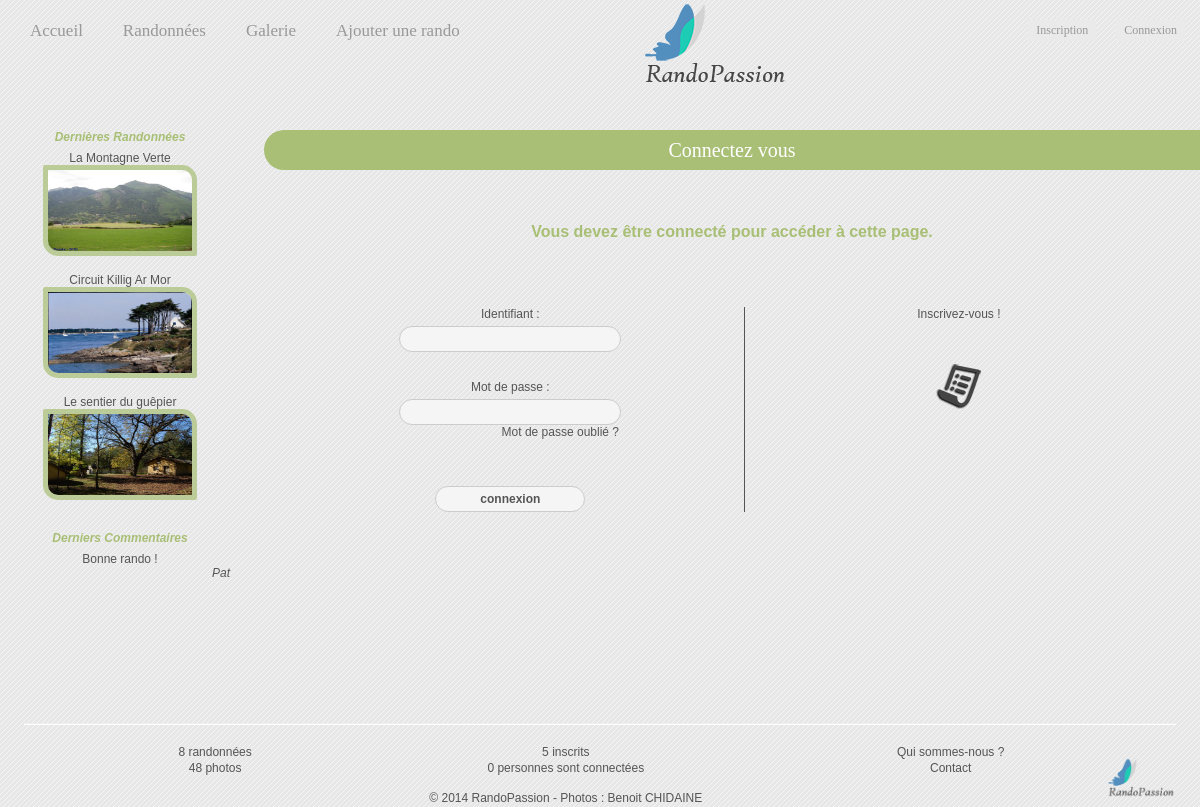
Page /index.php?page=connexion&page_pre=ajout_rando on the committed database.
### tables this page shows
CREATE TABLE IF NOT EXISTS `rando` (
	`code` int(10) NOT NULL AUTO_INCREMENT,
	`titre` varchar(150) NOT NULL,
	`longueur` float unsigned NOT NULL,
	`duree` time NOT NULL,
	`difficulte` int(1) NOT NULL,
	`descriptif` text NOT NULL,
	`note` int(1) DEFAULT NULL,
	`point_eau` tinyint(1) DEFAULT NULL,
	`denivele` int(4) DEFAULT NULL,
	`equipement` varchar(150) DEFAULT NULL,
	`date_insertion` datetime NOT NULL,
	`valide` tinyint(1) NOT NULL,
	`parcours` int(10) DEFAULT NULL,
	`departement` varchar(2) DEFAULT NULL,
	`photo_principale` int(10) NOT NULL,
	`auteur` varchar(30) NOT NULL,
	`galerie` int(10) DEFAULT NULL,
	PRIMARY KEY (`code`),
	FOREIGN KEY (`parcours`) REFERENCES `parcours`(`id`),
	FOREIGN KEY (`departement`) REFERENCES `departements`(`num_departement`),
	FOREIGN KEY (`photo_principale`) REFERENCES `photo`(`numero`),
	FOREIGN KEY (`auteur`) REFERENCES `membre`(`pseudo`),
	FOREIGN KEY (`galerie`) REFERENCES `galerie`(`numero`),
	CHECK (difficulte BETWEEN 0 and 5),
	CHECK (note BETWEEN 0 and 5)
);

CREATE TABLE IF NOT EXISTS `photo` (
	`numero` int(10) NOT NULL AUTO_INCREMENT,
	`nom` blob NOT NULL,
	`galerie` int(10) NOT NULL,
	`descriptif` text DEFAULT NULL,
	`valide` tinyint(1) NOT NULL,
	PRIMARY KEY (`numero`),
	FOREIGN KEY (`galerie`) REFERENCES `galerie`(`numero`)
);

CREATE TABLE IF NOT EXISTS `commentaire` (
	`numero` int(10) NOT NULL AUTO_INCREMENT,
	`date` datetime NOT NULL,
	`auteur` varchar(30) NOT NULL,
	`code_rando` int(10) NOT NULL,
	`commentaire` text NOT NULL,
	`note` int(1) DEFAULT NULL,
	`valide` tinyint(1) DEFAULT NULL,
	PRIMARY KEY (`numero`),
	FOREIGN KEY (`code_rando`) REFERENCES `rando`(`code`),
	FOREIGN KEY (`auteur`) REFERENCES `membre`(`pseudo`),
	CHECK (note BETWEEN 0 and 5)
);

### Controller/c_activitees_recentes.php (called while the page is built)
<?php
include_once('bin/params.php');
include_once('Models/m_activitees_recentes.php');
$liste_rando = last_rando(3);
$liste_com = last_comment(3);
include_once('View/v_activitees_recentes.php');

### Models/m_activitees_recentes.php (called while the page is built, shortened)
<?php
function last_rando($nombre){
	global $bdd;
	$query = '	SELECT rando.code, rando.titre, photo.nom AS nom_photo , galerie.nom AS nom_galerie
				FROM rando, photo, galerie
				WHERE rando.photo_principale = photo.numero
				AND photo.galerie = galerie.numero
				AND rando.valide = 1
				ORDER BY date_insertion DESC
				LIMIT 0, '.$nombre;
	$exec = $bdd->query($query) or die(print_r($erreur -> errorInfo()));
	$data = $exec->fetchAll();
	return $data;
}
function last_comment($nombre){
	global $bdd;
	$query = '	SELECT commentaire, auteur
				FROM commentaire
				ORDER BY date DESC
				LIMIT 0, '.$nombre;
	$exec = $bdd->query($query) or die(print_r($erreur -> errorInfo()));
	$data = $exec->fetchAll();
	return $data;
}

### View/v_activitees_recentes.php (the view)
<aside>
    <h3>Dernières Randonnées</h3>
		<?php
        foreach($liste_rando as $rando){
			echo '	<a href="index.php?page=fiche_rando&code='.$rando['code'].'">
						'.$rando['titre'].'</br>
						<img src="Resources/Galerie/'.$rando['nom_galerie'].'/'.$rando['nom_photo'].'" width="144px" height="81px;"/>
					</a><br/><br/>
			';
        }
        ?>
    <br/>
	<h3>Derniers Commentaires</h3>
		<?php
        foreach($liste_com as $com){
			echo $com['commentaire'].'</br>';
			echo '<a href="index.php?page=profil&pseudo='.$com['auteur'].'"><em>'.$com['auteur'].'</em></a><br/><br/>';
        }
        ?>
</aside>

### CSS/Design.css (style rules this page uses)
* { font-family: "Lucida Sans Unicode", "Lucida Grande", sans-serif; font-size: 12px; color: #555555; padding: 0px; margin: 0px; text-decoration: none; list-style-type: none; outline: none; resize: none; border: none; }
html, body { background-image: url(../Resources/Images/DSC00467.jpg); background-color: #A8BF75; background-repeat: no-repeat; background-position: 0px 0px; background-attachment: fixed; background-size: 100% 100%; min-width: 1000px; width: 100%; height: 100%; }
h3 { color: #A8BF75; font-size: 12px; text-align: center; margin-bottom: 7px; font-style: italic; }
aside { display: inline-block; float: left; width: 20%; height: auto; min-height: 550px; text-align: center; overflow: hidden; }
aside img { border-radius: 2px; border-bottom-left-radius: 15px; border-top-right-radius: 15px; border-style: solid; border-color: rgba(168, 191, 117, 0.7); border-width: 5px; }
aside em { float: right; margin-right: 10px; }

### rows in the picture
rando: titre "La Montagne Verte", photo_principale.nom (picture)
rando: titre "Circuit Killig Ar Mor", photo_principale.nom (picture)
rando: titre "Le sentier du guêpier", photo_principale.nom (picture)
commentaire: commentaire "Bonne rando !", auteur "Pat"

### other values in the picture
$nb_rando "8"
$nb_membre "5"
$nb_photo "48"
$nb_connecte "0"
